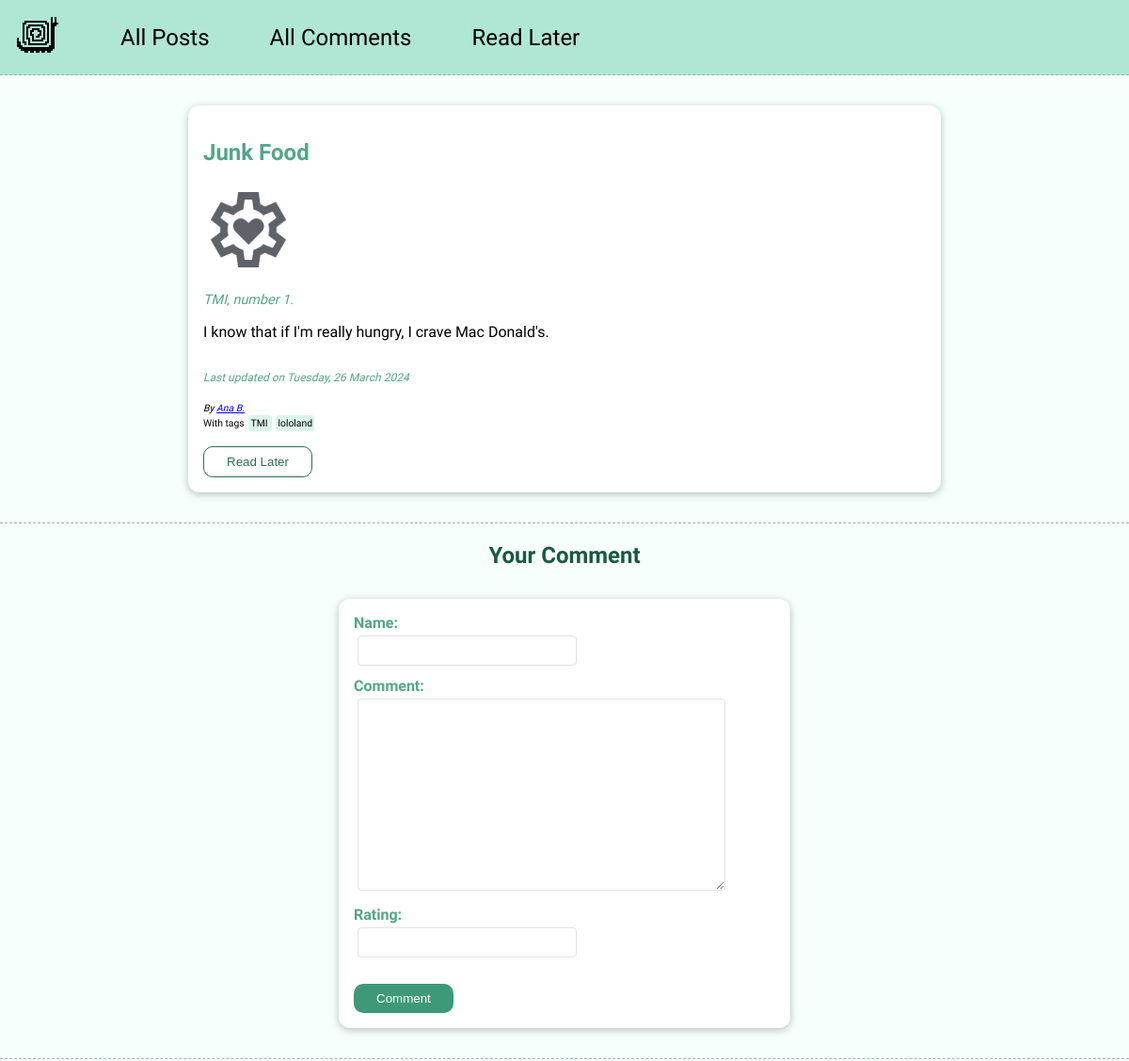
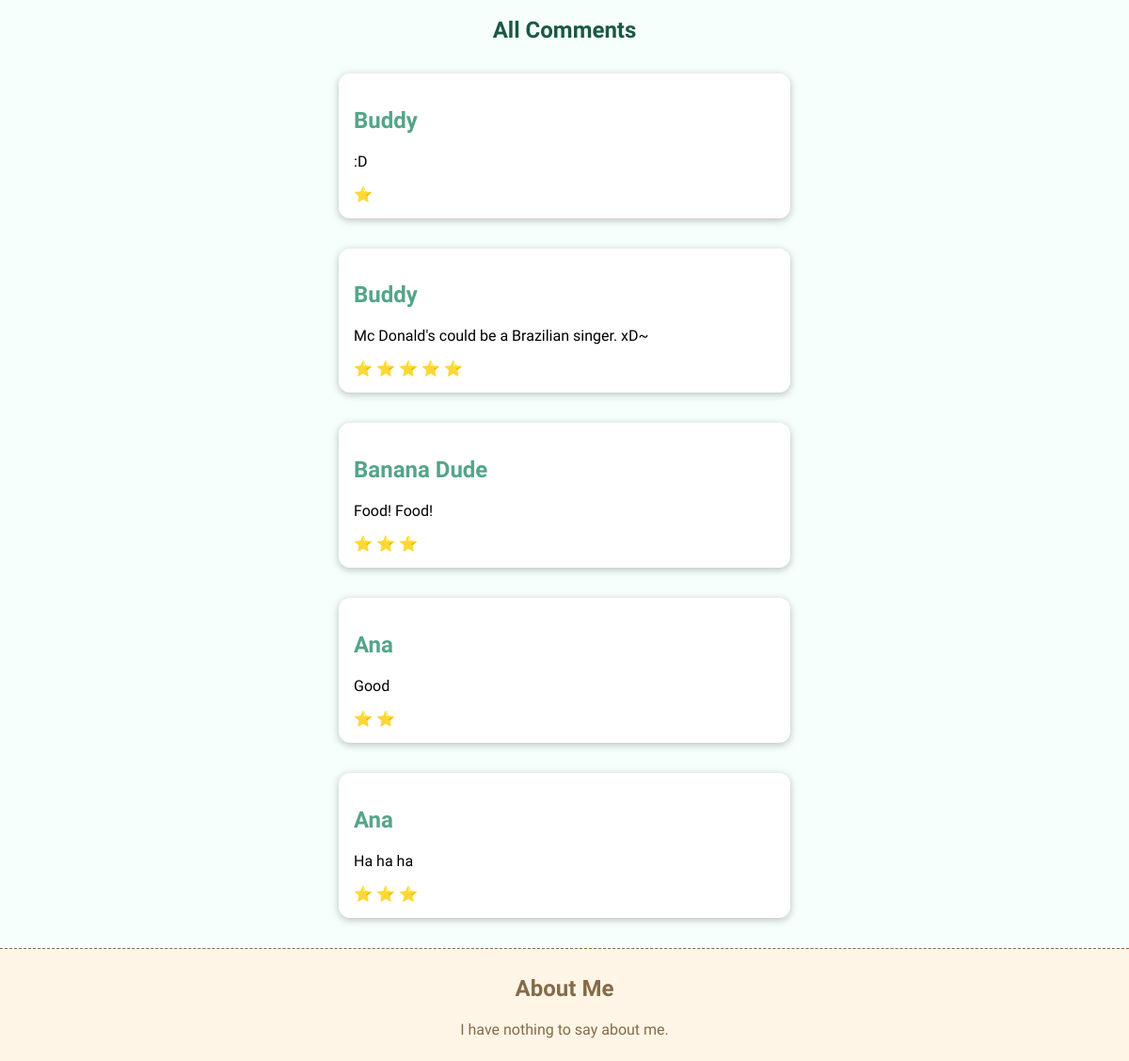
The page /posts/junk-food on the database its author committed (2 pictures, top to bottom).
### blog/models.py (models this page shows, shortened)
class Post(models.Model):
    title = models.CharField(max_length=200, blank=False)
    author = models.ForeignKey(Author, on_delete=models.SET_NULL, null=True, related_name="posts")
    date = models.DateField(auto_now=False, blank=False)
    slug = models.SlugField(unique=True)
    image = models.ImageField(upload_to='images', default="default.png")
    excerpt = models.CharField(max_length=500,blank=True)
    content = models.TextField(blank=False)
    tags = models.ManyToManyField(Tag, blank=True)
    def tags_as_list(self):
        return self.tags.all()
    def has_tags(self):
        return len(self.tags_as_list()) > 0

class Author(models.Model):
    first_name = models.CharField(max_length=200, blank=False)
    last_name = models.CharField(max_length=200, blank=False)
    email_address = models.EmailField(blank=True)
    def full_name(self):
        return f"{self.first_name} {self.last_name}"

class Tag(models.Model):
    caption = models.CharField(max_length=100, blank=False)

class Comment(models.Model):
    content = models.TextField(blank=False, max_length=400)
    name = models.CharField(max_length=200, blank=False)
    rating = models.IntegerField(validators=[MinValueValidator(1), MaxValueValidator(5)])
    post = models.ForeignKey(Post, on_delete=models.CASCADE, related_name="comments")
    def get_rating_range(self):
        return [ '#' for index in range(0,self.rating)]

### blog/views.py (the view, shortened to what this page needs)
# urls.py: path('posts/<slug:slug>', views.PostView.as_view(), name='post'),
class PostView(View):
    def get(self, request, slug):
        context = self.create_default_context(request, slug)
        context['comment_form'] = CommentForm()
        return render(request, 'blog/post.html', context)
    def create_default_context(self, request, slug):
        post = Post.objects.get(slug=slug)
        comment_list = post.comments.all().order_by("-id")
        read_later_list = request.session.get('read-later-list')
        read_later = read_later_list is not None and post.id in read_later_list
        return {
            'post': post,
            'post_tags': post.tags.all(),
            'comment_list': comment_list,
            'read_later': read_later
        }

### blog/forms.py
class CommentForm(forms.ModelForm):
    class Meta:
        model = Comment
        fields = ['name', 'content', 'rating']
        labels = {
            'content': 'Comment',
            'name': 'Name',
            'rating': 'Rating'
        }

### blog/templates/blog/post.html (shortened to what this page needs)
{% extends 'base.html' %}
{% load static %}
{% block style_links %}
    <link rel="stylesheet" href="{% static 'blog/styles/index.css' %}" />
{% endblock %}
{% block content %}
    <section class="box-light post full-post">
        <h1>{{ post.title }}</h1>
        <img class="post-avatar" src="{{ post.image.url }}" alt="{{ post.title }}"/>
        <p class="excerpt">{{ post.excerpt }}</p>
        <p>{{ post.content }}</p>
        <div class="post-time">Last updated on <time>{{ post.date|date:"l, d F Y" }}</time></div>
        <br>
        <address class="post-preview-address">
            By <a href="mailto:{{ post.author.email_address }}">{{ post.author.full_name }}</a>
        </address>
        {% if post.has_tags %}
            <div class="post-tags">With tags {% for tag in post.tags_as_list %} <span class="tag-span"> {{ tag.caption }} </span> {% endfor %}</div>
        {% endif %}
        <div>
            <form method="POST" action="{% url 'read-later'%}">
                <button class="button-secondary">
                    {% if read_later is False %}
                        Read Later
                    {% else %}
                        Remove from 'Read Later'
                    {% endif %}
                </button>
            </form>
        </div>
    </section>
    <hr>
    <section class="post-list">
        <h1>Your Comment</h1>
        <div class="box-light">
            <form id="comment-form" action="{% url 'post' post.slug %}" method="POST">
                {% for field in comment_form %}
                    <div class="form-control {% if field.errors %}error-form{% endif %}">
                        {{ field.label_tag }}
                        {{ field }}
                    </div>
                {% endfor %}
                <button class="button-primary">Comment</button>
            </form>
        </div>
    </section>
    <hr>
    <section class="post-list">
        <h1>All Comments</h1>
        {% if comment_list %}
            {% for comment in comment_list %}
                <div class="box-light">
                    {% include 'blog/includes/comment_preview.html' %}
                </div>
            {% endfor %}
        {% else %}
            <p class="center-me">No comments yet. :(</p>
        {% endif %}
    </section>
{% endblock %}

### blog/templates/blog/includes/comment_preview.html
<h2>{{ comment.name }}</h2>
<p>{{ comment.content|linebreaks }}</p>
{% for i in comment.get_rating_range %}
    <span>&#x2B50;</span>
{% endfor %}

### static/styles/base.css (style rules this page uses)
* { box-sizing: border-box; }
html { font-family: "Raleway", sans-serif; }
body { margin: 0; background-color: #fff; }
h1, h2, h3 { color: #53a58a; }

### static/styles/header.css (style rules this page uses)
.post-list h1 { color: #1a5844; text-align: center; }

### blog/static/blog/styles/index.css (style rules this page uses)
body { background-color: #f6fffc; }
hr { border: 0px; border-bottom: 1px dashed #1a58446b; }
.box-light { margin: 2rem auto; width: 90%; max-width: 30rem; box-shadow: 0 2px 8px #00000042; padding: 1rem; border-radius: 12px; background-color: #fff; }
.post { max-width: 50rem; }
.post-time { margin-top: 2rem; font-size: 0.75rem; font-style: italic; color: #53a58a; }
.full-post { padding: 1rem; }
.excerpt { font-style: italic; font-size: 0.9rem; color: #53a58a; }
.post-list h1 { text-align: center; }
.post-avatar { width: 6rem; height: 6rem; }
.post-preview-address { font-size: 0.65rem; font-style: bold; }
.post-tags { padding: 0.25em 0; font-size: 0.65rem; }
.button-primary { cursor: pointer; padding: 0.5rem 1.5rem; margin-top: 1rem; border-radius: 10px; background-color: #3e9979; color: #fff; border: 0px; }
.button-secondary { cursor: pointer; padding: 0.5rem 1.5rem; margin-top: 1rem; border-radius: 10px; background-color: #fff; color: #2e6e58; border: 1px solid #2e6e58; }
.form-control { margin-bottom: 0.5rem; }
.form-control input, .form-control textarea { font: inherit; border: #e3e3e3 solid 1px; padding: 0.35rem; border-radius: 0.25rem; margin: 0.25rem; }
.form-control label { font-weight: bold; display: block; color: #53a58a; }
span.tag-span { background-color: #b0e6d477; padding: 0.2em; margin: 0 0.2em; border-radius: 0.3em; }

### rows shown on the page
Post: title "Junk Food", image (picture), excerpt "TMI, number 1.", content "I know that if I'm really hungry, I crave Mac Donald's.", date "Tuesday, 26 March 2024", author.full_name "Ana B."
Tag: caption "TMI"
Tag: caption "lololand"
Comment: name "Buddy", content ":D", rating 1 (drawn)
Comment: name "Buddy", content "Mc Donald's could be a Brazilian singer. xD~", rating 5 (drawn)
Comment: name "Banana Dude", content "Food! Food!", rating 3 (drawn)
Comment: name "Ana", content "Good", rating 2 (drawn)
Comment: name "Ana", content "Ha ha ha", rating 3 (drawn)

### other values the page prints
{{ field.label_tag }} "Name:" "Comment:" "Rating:"
